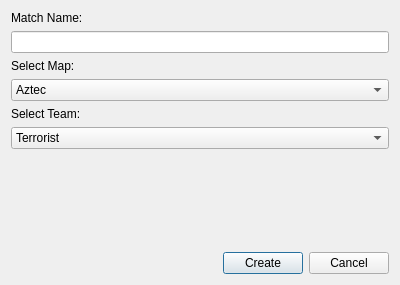
<?xml version="1.0" encoding="UTF-8"?>
<ui version="4.0">
 <class>CreateMatch</class>
 <widget class="QDialog" name="CreateMatch">
  <property name="geometry">
   <rect>
    <x>0</x>
    <y>0</y>
    <width>400</width>
    <height>285</height>
   </rect>
  </property>
  <property name="windowTitle">
   <string>Create New Match</string>
  </property>
  <property name="styleSheet">
   <string notr="true"/>
  </property>
  <layout class="QVBoxLayout" name="verticalLayout">
   <item>
    <widget class="QLabel" name="label">
     <property name="text">
      <string>Match Name:</string>
     </property>
    </widget>
   </item>
   <item>
    <widget class="QLineEdit" name="matchNameEdit"/>
   </item>
   <item>
    <widget class="QLabel" name="label_2">
     <property name="text">
      <string>Select Map:</string>
     </property>
    </widget>
   </item>
   <item>
    <widget class="QComboBox" name="mapBox">
     <item>
      <property name="text">
       <string>Aztec</string>
      </property>
     </item>
     <item>
      <property name="text">
       <string>Dust</string>
      </property>
     </item>
     <item>
      <property name="text">
       <string>Nuke</string>
      </property>
     </item>
     <item>
      <property name="text">
       <string/>
      </property>
     </item>
    </widget>
   </item>
   <item>
    <layout class="QHBoxLayout" name="horizontalLayout"/>
   </item>
   <item>
    <widget class="QLabel" name="label_3">
     <property name="text">
      <string>Select Team:</string>
     </property>
    </widget>
   </item>
   <item>
    <widget class="QComboBox" name="teamBox">
     <property name="locale">
      <locale language="English" country="UnitedStates"/>
     </property>
     <property name="inputMethodHints">
      <set>Qt::ImhNone</set>
     </property>
     <property name="editable">
      <bool>false</bool>
     </property>
     <property name="currentText">
      <string>Terrorist</string>
     </property>
     <item>
      <property name="text">
       <string>Terrorist</string>
      </property>
     </item>
     <item>
      <property name="text">
       <string>Counter-Terrorist</string>
      </property>
     </item>
    </widget>
   </item>
   <item>
    <spacer name="verticalSpacer">
     <property name="orientation">
      <enum>Qt::Vertical</enum>
     </property>
     <property name="sizeHint" stdset="0">
      <size>
       <width>20</width>
       <height>40</height>
      </size>
     </property>
    </spacer>
   </item>
   <item>
    <layout class="QHBoxLayout" name="horizontalLayout_2">
     <item>
      <spacer name="horizontalSpacer">
       <property name="orientation">
        <enum>Qt::Horizontal</enum>
       </property>
       <property name="sizeHint" stdset="0">
        <size>
         <width>40</width>
         <height>20</height>
        </size>
       </property>
      </spacer>
     </item>
     <item>
      <widget class="QPushButton" name="createButton">
       <property name="text">
        <string>Create</string>
       </property>
      </widget>
     </item>
     <item>
      <widget class="QPushButton" name="cancelButton">
       <property name="text">
        <string>Cancel</string>
       </property>
      </widget>
     </item>
    </layout>
   </item>
  </layout>
 </widget>
 <resources>
  <include location="../resources/resources.qrc"/>
 </resources>
 <connections/>
</ui>
